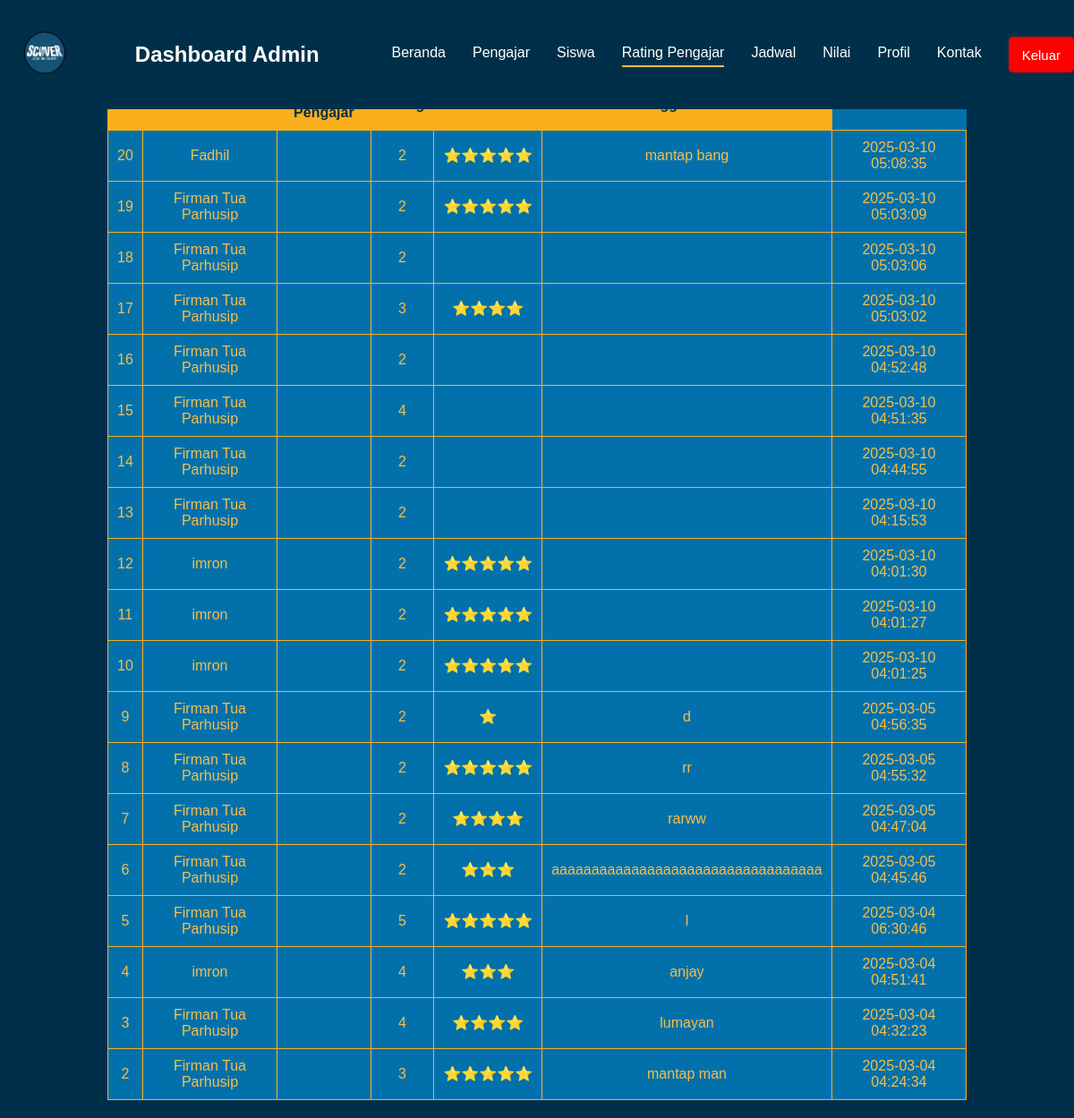
The page /admin1/rating.php (signed in) on the database its author committed.
### tables this page shows
CREATE TABLE `rating_pengajar` (
  `id` int(11) NOT NULL,
  `pengajar_id` int(11) NOT NULL,
  `siswa_id` int(11) NOT NULL,
  `rating` tinyint(4) DEFAULT NULL CHECK (`rating` between 1 and 5),
  `komentar` text DEFAULT NULL,
  `created_at` timestamp NOT NULL DEFAULT current_timestamp()
);

CREATE TABLE `siswa` (
  `siswa_id` int(11) NOT NULL,
  `full_name` varchar(50) NOT NULL,
  `email` varchar(30) NOT NULL,
  `sekolah` varchar(255) NOT NULL,
  `kelas` varchar(20) NOT NULL,
  `password` varchar(255) NOT NULL,
  `ttl` date NOT NULL,
  `alamat` varchar(255) NOT NULL,
  `nohp` varchar(50) NOT NULL,
  `gambar` varchar(255) NOT NULL,
  `created_at` timestamp NOT NULL DEFAULT current_timestamp() ON UPDATE current_timestamp()
);

### admin1/rating.php (the view, shortened to what this page needs)
<?php
$host = "localhost";
$user = "root";
$password = "";
$dbname = "scover";
$conn = mysqli_connect($host, $user, $password, $dbname);
$query = "
    SELECT rp.id, s.full_name AS nama_siswa, rp.pengajar_id, rp.rating, rp.komentar, rp.created_at
    FROM rating_pengajar rp
    INNER JOIN siswa s ON rp.siswa_id = s.siswa_id
    ORDER BY rp.created_at DESC
";
$result = mysqli_query($conn, $query);
?>
<!DOCTYPE html>
<html lang="id">
<head>
    <link rel="stylesheet" href="css/home.css">
    <link rel="stylesheet" href="css/logout.css">
</head>
<body>
<nav class="navbar">
    <div class="logo">
        <img src="images/foto4.png" alt="Logo">
    </div>
    <h1 class="title">Dashboard Admin</h1>
    <ul class="nav-links">
        <li><a href="home.php">Beranda</a></li>
        <li><a href="pengajar.php">Pengajar</a></li>
        <li><a href="siswa.php">Siswa</a></li>
        <li><a href="rating_pengajar.php" class="active">Rating Pengajar</a></li>
        <li><a href="jadwal.php">Jadwal</a></li>
        <li><a href="nilai.php">Nilai</a></li>
        <li><a href="profile.php">Profil</a></li>
        <li><a href="kontak.php">Kontak</a></li>
        <li><button class="logout-btn" onclick="confirmLogout()">Keluar</button></li>
    </ul>
</nav>
<h2>Riwayat Rating Pengajar</h2>
<table>
    <tr>
        <th>ID</th>
        <th>Nama Siswa</th>
        <th>ID Pengajar</th>
        <th>Rating</th>
        <th>Komentar</th>
        <th>Tanggal Dibuat</th>
    </tr>
    <?php
    if ($result && mysqli_num_rows($result) > 0) {
        while ($row = mysqli_fetch_assoc($result)) {
            echo "<tr>";
            echo "<td>" . htmlspecialchars($row['id']) . "</td>";
            echo "<td>" . htmlspecialchars($row['nama_siswa']) . "</td>";
            echo "<td>" . htmlspecialchars($row['nama_pengajar']) . "</td>";
            echo "<td>" . htmlspecialchars($row['pengajar_id']) . "</td>";
            echo "<td>" . str_repeat("⭐", $row['rating']) . "</td>";
            echo "<td>" . htmlspecialchars($row['komentar']) . "</td>";
            echo "<td>" . htmlspecialchars($row['created_at']) . "</td>";
            echo "</tr>";
        }
    } else {
        echo "<tr><td colspan='6'>Belum ada rating yang diberikan.</td></tr>";
    }
    ?>
</table>
</body>
</html>

### css/home.css (style rules this page uses)
body { font-family: Arial, sans-serif; margin: 0; padding: 0; background-color: #003049; display: flex; flex-direction: column; align-items: center; justify-content: center; }
.navbar { display: flex !important; justify-content: space-between !important; align-items: center !important; background-color: #003049; padding: 15px; color: white; width: 100%; width: 100%; padding: 15px; position: fixed; top: 0; left: 0; z-index: 1000; }
.navbar .logo img { width: 70px; height: auto; }
.navbar .nav-links { list-style: none; display: flex; padding: 0; }
.navbar .nav-links li { margin: 10px 15px; position: relative; }
.navbar .nav-links a { text-decoration: none; color: white; padding-bottom: 5px; transition: all 0.3s; position: relative; }
.navbar .nav-links a::after { content: ""; display: block; width: 0; height: 2px; background-color: #fabe49; transition: width 0.3s ease-in-out; position: absolute; bottom: -2px; left: 0; }
.navbar .nav-links a.active::after { width: 100%; background-color: #fabe49; }
.logout-btn { background-color: red; border: none; padding: 10px 15px; border-radius: 5px; font-size: 15px; color: white; cursor: pointer; display: flex; align-items: center; justify-content: center; height: 40px; }
.nav-links li { display: flex; align-items: center; }

### css/logout.css (style rules this page uses)
.logout-btn { background-color: red; border: none; padding: 10px 15px; border-radius: 5px; font-size: 15px; color: white; cursor: pointer; display: flex; align-items: center; justify-content: center; height: 40px; }
.nav-links li { display: flex; align-items: center; }

### admin1/rating.php (style rules this page uses)
body { font-family: Arial, sans-serif; background-color: #003049; color: #fabe49; text-align: center; }
table { width: 80%; margin: 20px auto; border-collapse: collapse; background-color: #0271ab; color: #fabe49; }
th, td { padding: 10px; border: 1px solid #faaf1d; }
th { background-color: #faaf1d; color: #003049; }

### rows shown on the page
rating_pengajar: id "20", siswa.full_name "Fadhil", pengajar "2", rating "⭐⭐⭐⭐⭐", komentar "mantap bang", created_at "2025-03-10 05:08:35"
rating_pengajar: id "19", siswa.full_name "Firman Tua Parhusip", pengajar "2", rating "⭐⭐⭐⭐⭐", created_at "2025-03-10 05:03:09"
rating_pengajar: id "18", siswa.full_name "Firman Tua Parhusip", pengajar "2", created_at "2025-03-10 05:03:06"
rating_pengajar: id "17", siswa.full_name "Firman Tua Parhusip", pengajar "3", rating "⭐⭐⭐⭐", created_at "2025-03-10 05:03:02"
rating_pengajar: id "16", siswa.full_name "Firman Tua Parhusip", pengajar "2", created_at "2025-03-10 04:52:48"
rating_pengajar: id "15", siswa.full_name "Firman Tua Parhusip", pengajar "4", created_at "2025-03-10 04:51:35"
rating_pengajar: id "14", siswa.full_name "Firman Tua Parhusip", pengajar "2", created_at "2025-03-10 04:44:55"
rating_pengajar: id "13", siswa.full_name "Firman Tua Parhusip", pengajar "2", created_at "2025-03-10 04:15:53"
rating_pengajar: id "12", siswa.full_name "imron", pengajar "2", rating "⭐⭐⭐⭐⭐", created_at "2025-03-10 04:01:30"
rating_pengajar: id "11", siswa.full_name "imron", pengajar "2", rating "⭐⭐⭐⭐⭐", created_at "2025-03-10 04:01:27"
rating_pengajar: id "10", siswa.full_name "imron", pengajar "2", rating "⭐⭐⭐⭐⭐", created_at "2025-03-10 04:01:25"
rating_pengajar: id "9", siswa.full_name "Firman Tua Parhusip", pengajar "2", rating "⭐", komentar "d", created_at "2025-03-05 04:56:35"
rating_pengajar: id "8", siswa.full_name "Firman Tua Parhusip", pengajar "2", rating "⭐⭐⭐⭐⭐", komentar "rr", created_at "2025-03-05 04:55:32"
rating_pengajar: id "7", siswa.full_name "Firman Tua Parhusip", pengajar "2", rating "⭐⭐⭐⭐", komentar "rarww", created_at "2025-03-05 04:47:04"
rating_pengajar: id "6", siswa.full_name "Firman Tua Parhusip", pengajar "2", rating "⭐⭐⭐", komentar "aaaaaaaaaaaaaaaaaaaaaaaaaaaaaaaaaa", created_at "2025-03-05 04:45:46"
rating_pengajar: id "5", siswa.full_name "Firman Tua Parhusip", pengajar "5", rating "⭐⭐⭐⭐⭐", komentar "l", created_at "2025-03-04 06:30:46"
rating_pengajar: id "4", siswa.full_name "imron", pengajar "4", rating "⭐⭐⭐", komentar "anjay", created_at "2025-03-04 04:51:41"
rating_pengajar: id "3", siswa.full_name "Firman Tua Parhusip", pengajar "4", rating "⭐⭐⭐⭐", komentar "lumayan", created_at "2025-03-04 04:32:23"
rating_pengajar: id "2", siswa.full_name "Firman Tua Parhusip", pengajar "3", rating "⭐⭐⭐⭐⭐", komentar "mantap man", created_at "2025-03-04 04:24:34"
